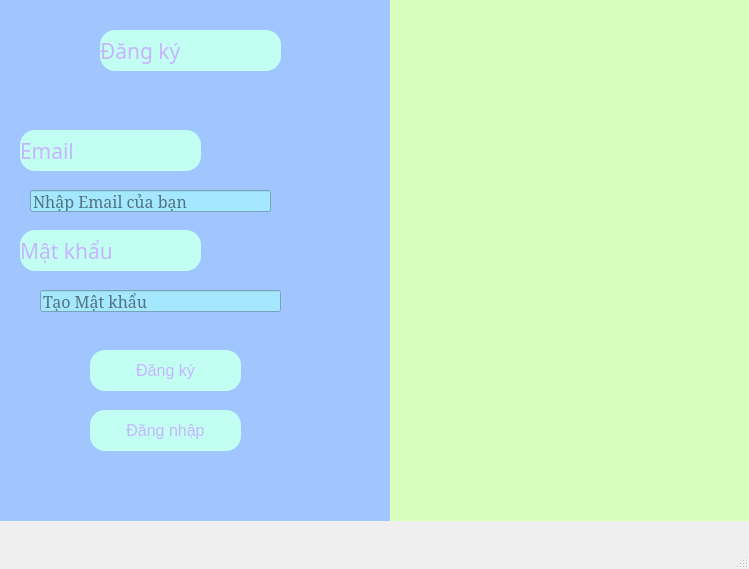
<?xml version="1.0" encoding="UTF-8"?>
<ui version="4.0">
 <class>MainWindow</class>
 <widget class="QMainWindow" name="MainWindow">
  <property name="geometry">
   <rect>
    <x>0</x>
    <y>0</y>
    <width>749</width>
    <height>569</height>
   </rect>
  </property>
  <property name="windowTitle">
   <string>MainWindow</string>
  </property>
  <widget class="QWidget" name="centralwidget">
   <widget class="QWidget" name="widget" native="true">
    <property name="geometry">
     <rect>
      <x>0</x>
      <y>0</y>
      <width>391</width>
      <height>521</height>
     </rect>
    </property>
    <property name="font">
     <font>
      <family>MS Serif</family>
      <pointsize>12</pointsize>
     </font>
    </property>
    <property name="styleSheet">
     <string notr="true">background-color :rgb(160, 197, 255);</string>
    </property>
    <widget class="QLabel" name="label">
     <property name="geometry">
      <rect>
       <x>100</x>
       <y>30</y>
       <width>181</width>
       <height>41</height>
      </rect>
     </property>
     <property name="font">
      <font>
       <family>Nirmala Text</family>
       <pointsize>16</pointsize>
      </font>
     </property>
     <property name="toolTip">
      <string>&lt;html&gt;&lt;head/&gt;&lt;body&gt;&lt;p align=&quot;center&quot;&gt;&lt;span style=&quot; font-size:12pt; font-weight:600; color:#aecbff;&quot;&gt;Đăng ký&lt;/span&gt;&lt;/p&gt;&lt;/body&gt;&lt;/html&gt;</string>
     </property>
     <property name="whatsThis">
      <string>&lt;html&gt;&lt;head/&gt;&lt;body&gt;&lt;p align=&quot;center&quot;&gt;&lt;span style=&quot; font-weight:600; color:#ff0000;&quot;&gt;Đăng Ký &lt;/span&gt;&lt;/p&gt;&lt;/body&gt;&lt;/html&gt;</string>
     </property>
     <property name="styleSheet">
      <string notr="true">background-color : rgb(194, 255, 242);
color :rgb(199, 180, 255);
border-radius: 15px;</string>
     </property>
     <property name="text">
      <string>Đăng ký</string>
     </property>
    </widget>
    <widget class="QLabel" name="label_3">
     <property name="geometry">
      <rect>
       <x>20</x>
       <y>130</y>
       <width>181</width>
       <height>41</height>
      </rect>
     </property>
     <property name="font">
      <font>
       <family>Nirmala Text</family>
       <pointsize>16</pointsize>
      </font>
     </property>
     <property name="toolTip">
      <string>&lt;html&gt;&lt;head/&gt;&lt;body&gt;&lt;p align=&quot;center&quot;&gt;&lt;span style=&quot; font-size:12pt; font-weight:600; color:#aecbff;&quot;&gt;Đăng ký&lt;/span&gt;&lt;/p&gt;&lt;/body&gt;&lt;/html&gt;</string>
     </property>
     <property name="whatsThis">
      <string>&lt;html&gt;&lt;head/&gt;&lt;body&gt;&lt;p align=&quot;center&quot;&gt;&lt;span style=&quot; font-weight:600; color:#ff0000;&quot;&gt;Đăng Ký &lt;/span&gt;&lt;/p&gt;&lt;/body&gt;&lt;/html&gt;</string>
     </property>
     <property name="styleSheet">
      <string notr="true">background-color : rgb(194, 255, 242);
color :rgb(199, 180, 255);
border-radius: 15px;</string>
     </property>
     <property name="text">
      <string>Email</string>
     </property>
    </widget>
    <widget class="QLabel" name="label_4">
     <property name="geometry">
      <rect>
       <x>20</x>
       <y>230</y>
       <width>181</width>
       <height>41</height>
      </rect>
     </property>
     <property name="font">
      <font>
       <family>Nirmala Text</family>
       <pointsize>16</pointsize>
      </font>
     </property>
     <property name="toolTip">
      <string>&lt;html&gt;&lt;head/&gt;&lt;body&gt;&lt;p align=&quot;center&quot;&gt;&lt;span style=&quot; font-size:12pt; font-weight:600; color:#aecbff;&quot;&gt;Đăng ký&lt;/span&gt;&lt;/p&gt;&lt;/body&gt;&lt;/html&gt;</string>
     </property>
     <property name="whatsThis">
      <string>&lt;html&gt;&lt;head/&gt;&lt;body&gt;&lt;p align=&quot;center&quot;&gt;&lt;span style=&quot; font-weight:600; color:#ff0000;&quot;&gt;Đăng Ký &lt;/span&gt;&lt;/p&gt;&lt;/body&gt;&lt;/html&gt;</string>
     </property>
     <property name="styleSheet">
      <string notr="true">background-color : rgb(194, 255, 242);
color :rgb(199, 180, 255);
border-radius: 15px;</string>
     </property>
     <property name="text">
      <string>Mật khẩu</string>
     </property>
    </widget>
    <widget class="QPushButton" name="pushButton">
     <property name="geometry">
      <rect>
       <x>90</x>
       <y>350</y>
       <width>151</width>
       <height>41</height>
      </rect>
     </property>
     <property name="font">
      <font>
       <pointsize>12</pointsize>
      </font>
     </property>
     <property name="styleSheet">
      <string notr="true">background-color : rgb(194, 255, 242);
color :rgb(199, 180, 255);
border-radius: 15px;</string>
     </property>
     <property name="text">
      <string>Đăng ký</string>
     </property>
    </widget>
    <widget class="QLineEdit" name="lineEdit_3">
     <property name="geometry">
      <rect>
       <x>30</x>
       <y>190</y>
       <width>241</width>
       <height>22</height>
      </rect>
     </property>
     <property name="styleSheet">
      <string notr="true">background-color : rgb(164, 231, 255)</string>
     </property>
     <property name="text">
      <string/>
     </property>
     <property name="echoMode">
      <enum>QLineEdit::Normal</enum>
     </property>
     <property name="placeholderText">
      <string>Nhập Email của bạn</string>
     </property>
    </widget>
    <widget class="QLineEdit" name="lineEdit_4">
     <property name="geometry">
      <rect>
       <x>40</x>
       <y>290</y>
       <width>241</width>
       <height>22</height>
      </rect>
     </property>
     <property name="styleSheet">
      <string notr="true">background-color : rgb(164, 231, 255)</string>
     </property>
     <property name="text">
      <string/>
     </property>
     <property name="echoMode">
      <enum>QLineEdit::Normal</enum>
     </property>
     <property name="placeholderText">
      <string>Tạo Mật khẩu </string>
     </property>
    </widget>
    <widget class="QPushButton" name="btnLogin">
     <property name="geometry">
      <rect>
       <x>90</x>
       <y>410</y>
       <width>151</width>
       <height>41</height>
      </rect>
     </property>
     <property name="font">
      <font>
       <pointsize>12</pointsize>
      </font>
     </property>
     <property name="styleSheet">
      <string notr="true">background-color : rgb(194, 255, 242);
color :rgb(199, 180, 255);
border-radius: 15px;</string>
     </property>
     <property name="text">
      <string>Đăng nhập</string>
     </property>
    </widget>
   </widget>
   <widget class="QWidget" name="widget_2" native="true">
    <property name="geometry">
     <rect>
      <x>390</x>
      <y>-10</y>
      <width>361</width>
      <height>531</height>
     </rect>
    </property>
    <property name="styleSheet">
     <string notr="true">background-color:rgb(217, 255, 188);</string>
    </property>
    <widget class="QLabel" name="label_2">
     <property name="geometry">
      <rect>
       <x>40</x>
       <y>110</y>
       <width>271</width>
       <height>281</height>
      </rect>
     </property>
     <property name="contextMenuPolicy">
      <enum>Qt::ActionsContextMenu</enum>
     </property>
     <property name="text">
      <string/>
     </property>
     <property name="pixmap">
      <pixmap>C:/Users/PC/OneDrive/Pictures/Screenshots/Ảnh chụp màn hình 2025-11-13 220119.png</pixmap>
     </property>
    </widget>
   </widget>
  </widget>
  <widget class="QMenuBar" name="menubar">
   <property name="geometry">
    <rect>
     <x>0</x>
     <y>0</y>
     <width>749</width>
     <height>26</height>
    </rect>
   </property>
  </widget>
  <widget class="QStatusBar" name="statusbar"/>
 </widget>
 <resources/>
 <connections/>
</ui>
